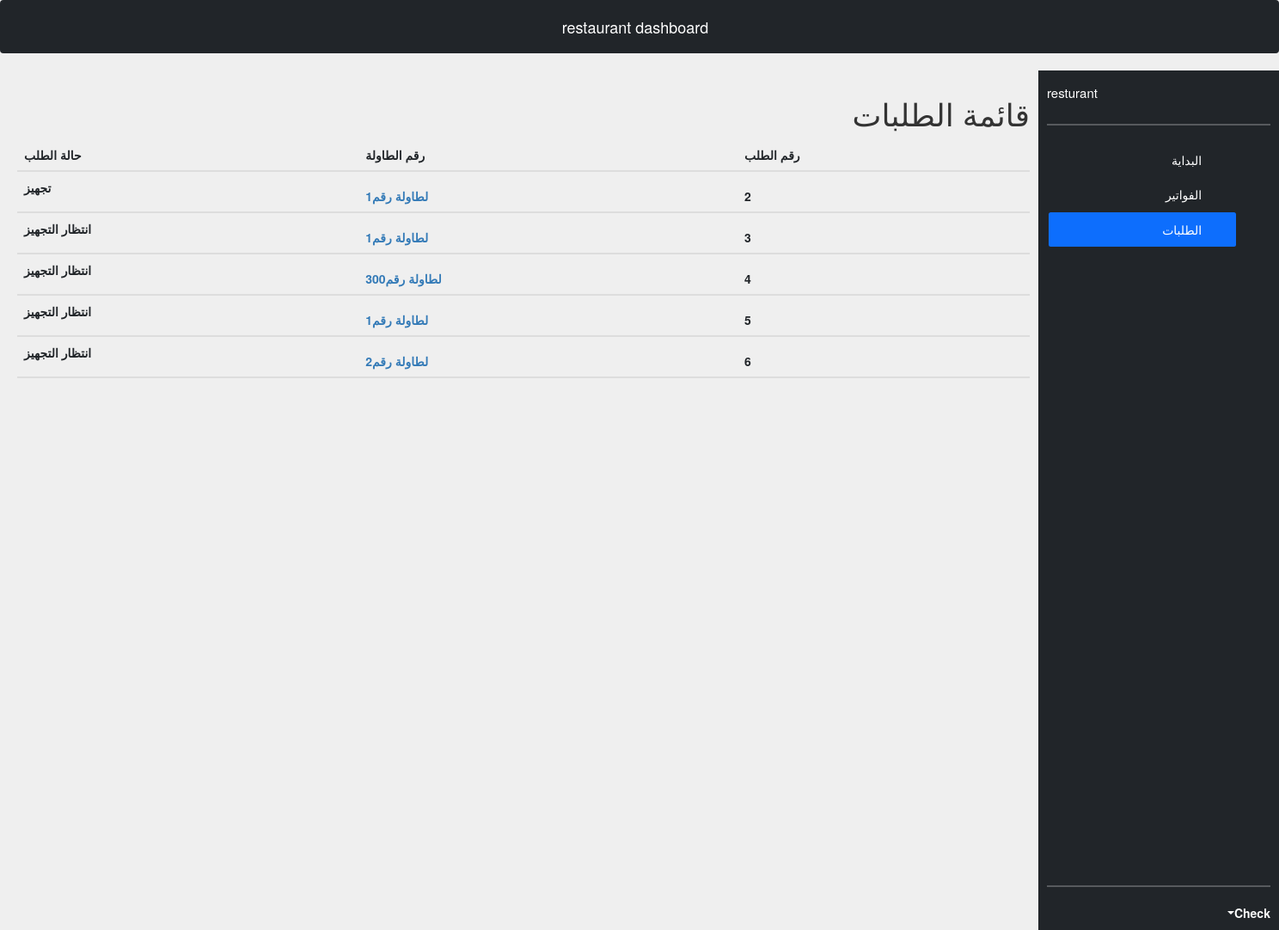
Screenshot of /kitchen (signed in) with the database file from the repository.
### restaurantOrderingSystem/models.py (models this page shows, shortened)
class Customer(models.Model):
    tableno = models.CharField(max_length=255)
    table_status = models.CharField(max_length=2, choices=OrderStatus.choices, default=OrderStatus.PENDING)
    created_at = models.DateTimeField(auto_now_add=True)
    updated_at = models.DateTimeField(auto_now=True)

### restaurantOrderingSystem/views.py (the view)
# urls.py: path('kitchen', login_required(views.kitchen)),
def kitchen(request):
    context = {"order": Customer.objects.all(),}
    return render(request, "kitchen.html", context)

### restaurantOrderingSystem/templates/kitchen.html (shortened to what this page needs)
{% extends 'base.html'%}
{% load static %}
{% block content %}
<nav class="navbar fixed-top navbar-dark bg-dark">
  <a class="navbar-brand" href="/">restaurant dashboard</a>
</nav>
<div class="log">
<div class="d-flex flex-column flex-shrink-0 p-3 text-white bg-dark" style="width: 280px; height:1000px">
    <a href="/" class="d-flex align-items-center mb-3 mb-md-0 me-md-auto text-white text-decoration-none">
      <svg class="bi me-2" width="40" height="32"><use xlink:href="#bootstrap"></use></svg>
      <span class="fs-4">resturant</span>
    </a>
    <hr>
    <ul class="nav nav-pills flex-column mb-auto">
      <li class="nav-item">
        <a href="/" class="nav-link text-white" aria-current="page">
          <svg class="bi me-2" width="16" height="16"><use xlink:href="#home"></use></svg>
          البداية
        </a>
      </li>
      <li>
        <a href="/orders" class="nav-link text-white">
          <svg class="bi me-2" width="16" height="16"><use xlink:href="#speedometer2"></use></svg>
          الفواتير
        </a>
      </li>
      <li>
        <a href="/kitchen" class="nav-link active">
          <svg class="bi me-2" width="16" height="16"><use xlink:href="#table"></use></svg>
          الطلبات
        </a>
      </li>
    </ul>
    <hr>
    <div class="dropdown">
      <a href="#" class="d-flex align-items-center text-white text-decoration-none dropdown-toggle" id="dropdownUser1" data-bs-toggle="dropdown" aria-expanded="false">
        <strong>Check</strong>
      </a>
    </div></div>
<section>
	<div class="center">
        <h1>قائمة الطلبات</h1>
        <table class="table table-hover">
        <thead>
            <tr>
                <th scope="col"> رقم الطلب </th>
                <th scope="col"> رقم الطاولة </th>
                <th scope="col"> حالة الطلب </th>
            </tr>
{% for ord in order%}
            <tr>
                <th scope="row">{{ord.id}}</th>
         <th scope="row"> <a href="/kitchen/{{ord.id}}" >لطاولة رقم{{ord.tableno}} </a></th>
         <th scope="row"> {{ord.get_table_status_display}}</p></th>
        </tr>
                {%endfor%}
</section>
	</div>
{%endblock%}

### restaurantOrderingSystem/templates/base.html (shortened to what this page needs)
<!DOCTYPE html>
<html lang="ar" dir="rtl">
{% load static %}
{% load i18n %}
{% load bootstrap5 %}
<head>
    <link rel="stylesheet" href="{% static 'bootstrap/css/bootstrap.min.css' %}">
    <link type="text/css" href="{% static 'sw/dist/sweetalert2.min.css' %}" rel="stylesheet">
        <link rel="stylesheet" href="{% static 'web/css/bootstrap.css' %}">
<link href="{% static 'web/css/style.css' %} " rel=stylesheet" type="text/css" media="all"/>
<link href="{% static 'web/css/font-awesome.css' %}" rel="stylesheet">
  <link rel="stylesheet" href="https://maxcdn.bootstrapcdn.com/bootstrap/3.4.1/css/bootstrap.min.css">
</head>
<body>
    <section>
    {% block content %}
    {% endblock %}
    </section>
    {% load sweetify %}
</body>
</html>

### rows the page displays
Customer: id "2", tableno "1", table_status "تجهيز"
Customer: id "3", tableno "1", table_status "انتظار التجهيز"
Customer: id "4", tableno "300", table_status "انتظار التجهيز"
Customer: id "5", tableno "1", table_status "انتظار التجهيز"
Customer: id "6", tableno "2", table_status "انتظار التجهيز"
